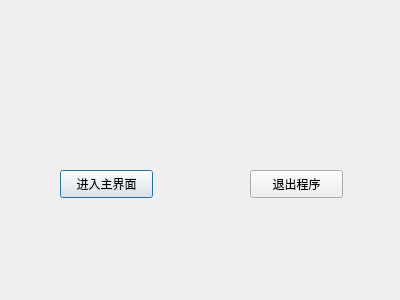
<?xml version="1.0" encoding="UTF-8"?>
<ui version="4.0">
 <class>Dialog</class>
 <widget class="QDialog" name="Dialog">
  <property name="geometry">
   <rect>
    <x>0</x>
    <y>0</y>
    <width>400</width>
    <height>300</height>
   </rect>
  </property>
  <property name="windowTitle">
   <string>Dialog</string>
  </property>
  <widget class="QPushButton" name="pushButton">
   <property name="geometry">
    <rect>
     <x>60</x>
     <y>170</y>
     <width>93</width>
     <height>28</height>
    </rect>
   </property>
   <property name="text">
    <string>进入主界面</string>
   </property>
  </widget>
  <widget class="QPushButton" name="pushButton_2">
   <property name="geometry">
    <rect>
     <x>250</x>
     <y>170</y>
     <width>93</width>
     <height>28</height>
    </rect>
   </property>
   <property name="text">
    <string>退出程序</string>
   </property>
  </widget>
 </widget>
 <resources/>
 <connections>
  <connection>
   <sender>pushButton_2</sender>
   <signal>clicked()</signal>
   <receiver>Dialog</receiver>
   <slot>close()</slot>
   <hints>
    <hint type="sourcelabel">
     <x>285</x>
     <y>181</y>
    </hint>
    <hint type="destinationlabel">
     <x>255</x>
     <y>-187</y>
    </hint>
   </hints>
  </connection>
 </connections>
</ui>
